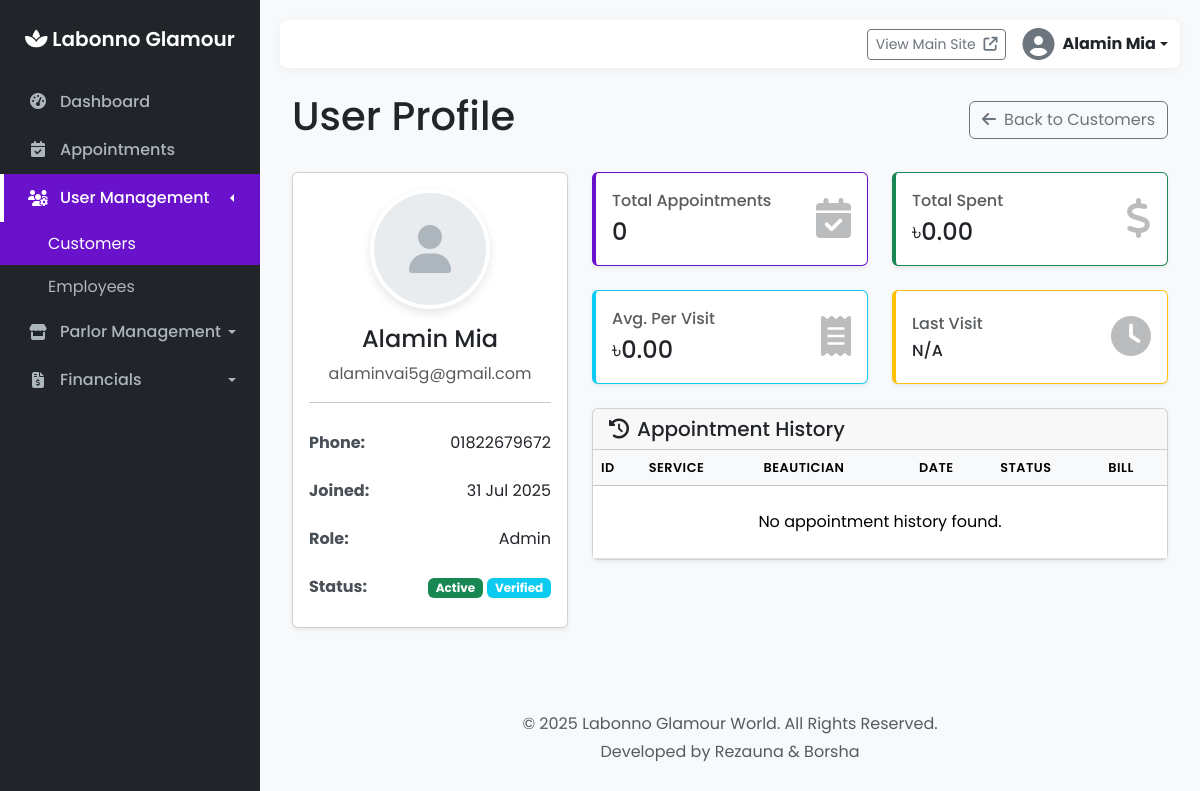
The page /admin/view_user.php?id=1 (signed in) on the database its author committed.
### tables this page shows
CREATE TABLE IF NOT EXISTS `users` (
  `id` int(11) NOT NULL AUTO_INCREMENT,
  `name` varchar(100) NOT NULL,
  `email` varchar(100) NOT NULL,
  `password` varchar(255) NOT NULL,
  `phone` varchar(20) DEFAULT NULL,
  `role` enum('customer','admin','beautician') NOT NULL,
  `is_verified` tinyint(1) NOT NULL DEFAULT 0,
  `verify_token` varchar(255) DEFAULT NULL,
  `profile_photo` varchar(255) DEFAULT NULL,
  `is_active` tinyint(1) NOT NULL DEFAULT 1,
  `created_at` datetime DEFAULT current_timestamp(),
  `profile_update_code` varchar(16) DEFAULT NULL,
  `profile_update_code_expires_at` datetime DEFAULT NULL,
  PRIMARY KEY (`id`),
  UNIQUE KEY `email` (`email`)
);

### admin/view_user.php (the view, shortened to what this page needs)
<?php
require_once 'include/header.php';
require_once '../includes/db_connect.php';
$user_id = intval($_GET['id']);
$stmt = $conn->prepare("SELECT * FROM users WHERE id=?");
$stmt->bind_param("i", $user_id);
$stmt->execute();
$user_result = $stmt->get_result();
$user = $user_result->fetch_assoc();
$summary_sql = "
    SELECT
        COUNT(a.id) AS total_appointments,
        COALESCE(SUM(CASE WHEN a.status = 'completed' THEN s.price ELSE 0 END), 0) AS total_expense,
        COALESCE(AVG(CASE WHEN a.status = 'completed' THEN s.price ELSE NULL END), 0) AS avg_expense,
        MAX(a.scheduled_at) AS last_appointment
    FROM appointments a
    LEFT JOIN services s ON a.service_id = s.id
    WHERE a.customer_id = ?
";
$sum_stmt = $conn->prepare($summary_sql);
$sum_stmt->bind_param("i", $user_id);
$sum_stmt->execute();
$summary = $sum_stmt->get_result()->fetch_assoc();
$per_page = 5;
$page = isset($_GET['page']) && is_numeric($_GET['page']) ? intval($_GET['page']) : 1;
$offset = ($page - 1) * $per_page;
$app_sql = "
    SELECT a.*, s.name as service_name, s.price,
           u2.name as beautician_name,
           b.id as bill_id
    FROM appointments a
    JOIN services s ON a.service_id = s.id
    LEFT JOIN employees e ON a.employee_id = e.id
    LEFT JOIN users u2 ON e.user_id = u2.id
    LEFT JOIN bills b ON b.appointment_id = a.id
    WHERE a.customer_id = ?
    ORDER BY a.scheduled_at DESC
    LIMIT ? OFFSET ?
";
$app_stmt = $conn->prepare($app_sql);
$app_stmt->bind_param("iii", $user_id, $per_page, $offset);
$app_stmt->execute();
$app_result = $app_stmt->get_result();
?>
<div class="container-fluid">
    <div class="d-flex justify-content-between align-items-center mb-4">
        <h1>User Profile</h1>
        <a href="customers.php" class="btn btn-outline-secondary">
            <i class="fas fa-arrow-left me-2"></i>Back to Customers
        </a>
    </div>
    <div class="row">
        <div class="col-lg-4">
            <div class="card shadow-sm mb-4 profile-card">
                <div class="card-body">
                    <div class="profile-avatar">
                        <i class="fas fa-user"></i>
                    </div>
                    <h4 class="card-title"><?php echo htmlspecialchars($user['name']); ?></h4>
                    <p class="text-muted"><?php echo htmlspecialchars($user['email']); ?></p>
                    <hr>
                    <div class="profile-details text-start">
                        <ul class="list-group list-group-flush">
                            <li class="list-group-item"><strong>Phone:</strong> <span><?php echo htmlspecialchars($user['phone'] ?? 'N/A'); ?></span></li>
                            <li class="list-group-item"><strong>Joined:</strong> <span><?php echo date('d M Y', strtotime($user['created_at'])); ?></span></li>
                            <li class="list-group-item"><strong>Role:</strong> <span><?php echo ucfirst($user['role']); ?></span></li>
                            <li class="list-group-item"><strong>Status:</strong>
                                <span>
                                    <span class="badge <?php echo $user['is_active'] ? 'bg-success' : 'bg-secondary'; ?>"><?php echo $user['is_active'] ? 'Active' : 'Inactive'; ?></span>
                                    <span class="badge <?php echo $user['is_verified'] ? 'bg-info' : 'bg-warning text-dark'; ?>"><?php echo $user['is_verified'] ? 'Verified' : 'Unverified'; ?></span>
                                </span>
                            </li>
                        </ul>
                    </div>
                </div>
            </div>
        </div>
        <div class="col-lg-8">
            <div class="row">
                <div class="col-md-6 mb-4">
                    <div class="card shadow-sm stat-card border-primary">
                        <div class="card-body">
                            <div>
                                <h6 class="card-title text-muted">Total Appointments</h6>
                                <h4 class="mb-0"><?php echo $summary['total_appointments']; ?></h4>
                            </div>
                            <div class="stat-icon"><i class="fas fa-calendar-check"></i></div>
                        </div>
                    </div>
                </div>
                <div class="col-md-6 mb-4">
                    <div class="card shadow-sm stat-card border-success">
                        <div class="card-body">
                            <div>
                                <h6 class="card-title text-muted">Total Spent</h6>
                                <h4 class="mb-0">৳<?php echo number_format($summary['total_expense'], 2); ?></h4>
                            </div>
                            <div class="stat-icon"><i class="fas fa-dollar-sign"></i></div>
                        </div>
                    </div>
                </div>
                <div class="col-md-6 mb-4">
                    <div class="card shadow-sm stat-card border-info">
                        <div class="card-body">
                            <div>
                                <h6 class="card-title text-muted">Avg. Per Visit</h6>
                                <h4 class="mb-0">৳<?php echo number_format($summary['avg_expense'], 2); ?></h4>
                            </div>
                            <div class="stat-icon"><i class="fas fa-receipt"></i></div>
                        </div>
                    </div>
                </div>
                <div class="col-md-6 mb-4">
                    <div class="card shadow-sm stat-card border-warning">
                        <div class="card-body">
                            <div>
                                <h6 class="card-title text-muted">Last Visit</h6>
                                <h6 class="mb-0"><?php echo $summary['last_appointment'] ? date('d M Y', strtotime($summary['last_appointment'])) : 'N/A'; ?></h6>
                            </div>
                            <div class="stat-icon"><i class="fas fa-clock"></i></div>
                        </div>
                    </div>
                </div>
            </div>
            <div class="card shadow-sm">
                <div class="card-header">
                    <h5 class="mb-0"><i class="fas fa-history me-2"></i>Appointment History</h5>
                </div>
                <div class="card-body p-0">
                    <div class="table-responsive">
                        <table class="table table-hover mb-0 appointments-table align-middle">
                            <thead class="table-light">
                                <tr>
                                    <th>ID</th>
                                    <th>Service</th>
                                    <th>Beautician</th>
                                    <th>Date</th>
                                    <th>Status</th>
                                    <th>Bill</th>
                                </tr>
                            </thead>
                            <tbody>
                                <?php if ($app_result->num_rows > 0): ?>
                                    <?php while ($a = $app_result->fetch_assoc()): ?>
                                        <tr>
                                            <td><?php echo $a['id']; ?></td>
                                            <td><?php echo htmlspecialchars($a['service_name']); ?><br><small class="text-muted">৳<?php echo number_format($a['price'], 2); ?></small></td>
                                            <td><?php echo htmlspecialchars($a['beautician_name'] ?? 'N/A'); ?></td>
                                            <td><?php echo date('d M Y, h:i A', strtotime($a['scheduled_at'])); ?></td>
                                            <td>
                                                <span class="badge <?php
                                                    switch($a['status']) {
                                                        case 'booked': echo 'bg-primary'; break;
                                                        case 'completed': echo 'bg-success'; break;
                                                        case 'cancelled': echo 'bg-danger'; break;
                                                        default: echo 'bg-secondary';
                                                    }
                                                ?>"><?php echo ucfirst($a['status']); ?></span>
                                            </td>
                                            <td>
                                                <?php if ($a['bill_id']): ?>
                                                    <a href="view_bill.php?id=<?php echo $a['bill_id']; ?>" class="btn btn-sm btn-outline-primary">View Bill</a>
                                                <?php else: ?>
                                                    <span class="text-muted">N/A</span>
                                                <?php endif; ?>
                                            </td>
                                        </tr>
                                    <?php endwhile; ?>
                                <?php else: ?>
                                    <tr><td colspan="6" class="text-center py-4">No appointment history found.</td></tr>
                                <?php endif; ?>
                            </tbody>
                        </table>
                    </div>
                </div>
            </div>
        </div>
    </div>
</div>
<?php require_once 'include/footer.php'; ?>

### rows shown on the page
users: name "Alamin Mia", email "alaminvai5g@gmail.com", phone "01822679672", created_at "31 Jul 2025", role "Admin"

### other values the page prints
$admin_name "Alamin Mia"
$summary['total_appointments'] "0"
$summary['total_expense'] "0.00"
$summary['avg_expense'] "0.00"
